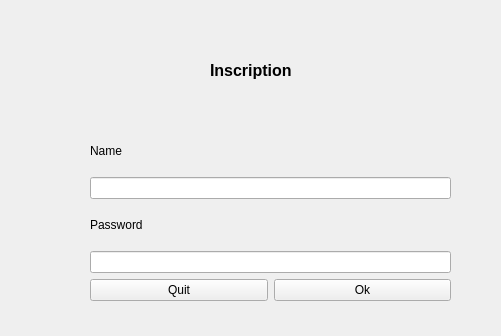
<?xml version="1.0" encoding="UTF-8"?>
<ui version="4.0">
 <class>Inscription</class>
 <widget class="QWidget" name="Inscription">
  <property name="geometry">
   <rect>
    <x>0</x>
    <y>0</y>
    <width>501</width>
    <height>336</height>
   </rect>
  </property>
  <property name="windowTitle">
   <string>Inscription</string>
  </property>
  <widget class="QWidget" name="verticalLayoutWidget">
   <property name="geometry">
    <rect>
     <x>210</x>
     <y>50</y>
     <width>101</width>
     <height>41</height>
    </rect>
   </property>
   <layout class="QVBoxLayout" name="verticalLayout">
    <item>
     <widget class="QLabel" name="label">
      <property name="font">
       <font>
        <pointsize>12</pointsize>
        <weight>75</weight>
        <bold>true</bold>
       </font>
      </property>
      <property name="text">
       <string>Inscription</string>
      </property>
     </widget>
    </item>
   </layout>
  </widget>
  <widget class="QWidget" name="verticalLayoutWidget_2">
   <property name="geometry">
    <rect>
     <x>90</x>
     <y>130</y>
     <width>361</width>
     <height>171</height>
    </rect>
   </property>
   <layout class="QVBoxLayout" name="verticalLayout_2">
    <item>
     <widget class="QLabel" name="label_2">
      <property name="text">
       <string>Name</string>
      </property>
     </widget>
    </item>
    <item>
     <widget class="QLineEdit" name="lineEdit"/>
    </item>
    <item>
     <widget class="QLabel" name="label_3">
      <property name="text">
       <string>Password</string>
      </property>
     </widget>
    </item>
    <item>
     <widget class="QLineEdit" name="lineEdit_2"/>
    </item>
    <item>
     <layout class="QHBoxLayout" name="horizontalLayout">
      <item>
       <widget class="QPushButton" name="pushButton_2">
        <property name="text">
         <string>Quit</string>
        </property>
       </widget>
      </item>
      <item>
       <widget class="QPushButton" name="pushButton">
        <property name="text">
         <string>Ok</string>
        </property>
       </widget>
      </item>
     </layout>
    </item>
   </layout>
  </widget>
 </widget>
 <resources/>
 <connections/>
</ui>
